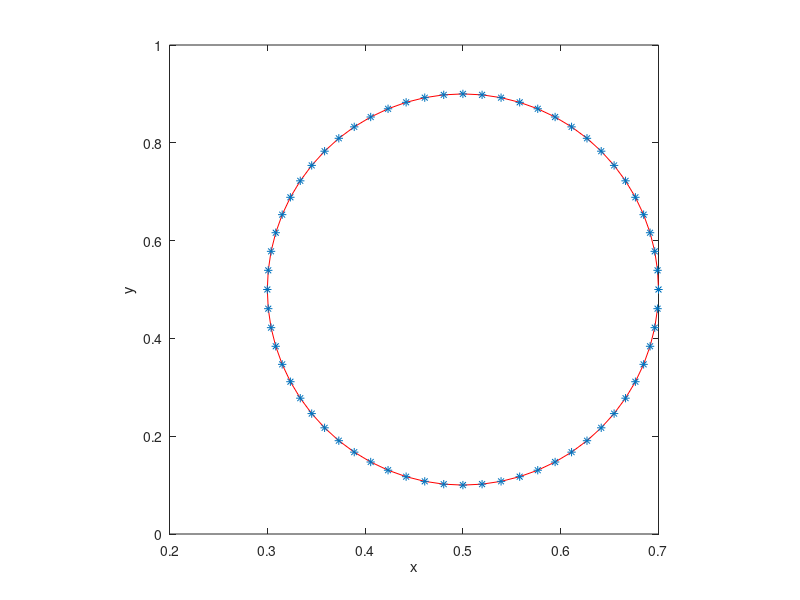

Reproduce this figure in MATLAB.
%-------------------------------------------------------------------------------------------------------------------%
%
% IB2d is an Immersed Boundary Code (IB) for solving fully coupled non-linear 
% 	fluid-structure interaction models. This version of the code is based off of
%	Peskin's Immersed Boundary Method Paper in Acta Numerica, 2002.
%
% Author: Nicholas A. Battista
% Email:  nick.battista@unc.edu
% Date Created: May 27th, 2015
% Institution: UNC-CH
%
% This code is capable of creating Lagrangian Structures using:
% 	1. Springs
% 	2. Beams (*torsional springs)
% 	3. Target Points
%	4. Muscle-Model (combined Force-Length-Velocity model, "HIll+(Length-Tension)")
%
% One is able to update those Lagrangian Structure parameters, e.g., spring constants, resting %%	lengths, etc
% 
% There are a number of built in Examples, mostly used for teaching purposes. 
% 
% If you would like us %to add a specific muscle model, please let Nick (nick.battista@unc.edu) know.
%
%--------------------------------------------------------------------------------------------------------------------%

%%%%%%%%%%%%%%%%%%%%%%%%%%%%%%%%%%%%%%%%%%%%%%%%%%%%%%%%%%%%%%%%%%%%%%%%%%%%%%%%%%%%%%
%
% FUNCTION: creates the RUBBERBAND-EXAMPLE geometry and prints associated input files
%
%%%%%%%%%%%%%%%%%%%%%%%%%%%%%%%%%%%%%%%%%%%%%%%%%%%%%%%%%%%%%%%%%%%%%%%%%%%%%%%%%%%%%%

function Rubberband()

%
% Grid Parameters (MAKE SURE MATCHES IN input2d !!!)
%
Nx =  32;        % # of Eulerian Grid Pts. in x-Direction (MUST BE EVEN!!!)
Ny =  32;        % # of Eulerian Grid Pts. in y-Direction (MUST BE EVEN!!!)
Lx = 1.0;        % Length of Eulerian Grid in x-Direction
Ly = 1.0;        % Length of Eulerian Grid in y-Direction


% Immersed Structure Geometric / Dynamic Parameters %
N = 2*Nx;        % Number of Lagrangian Pts. (2x resolution of Eulerian grid)
a = 0.4;         % Length of semi-major axis.
b = 0.2;         % Length of semi-minor axis.
ds_Rest = 0;     % Resting length of springs
struct_name = 'rubberband'; % Name for .vertex, .spring, etc files.


% Call function to construct geometry
[xLag,yLag] = give_Me_Immsersed_Boundary_Geometry(N,a,b);


% Plot Geometry to test
plot(xLag,yLag,'r-'); hold on;
plot(xLag,yLag,'*'); hold on;
xlabel('x'); ylabel('y');
axis square;


% Prints .vertex file!
print_Lagrangian_Vertices(xLag,yLag,struct_name);


% Prints .spring file!
%k_Spring = 1e7;
%print_Lagrangian_Springs(xLag,yLag,k_Spring,ds_Rest,struct_name);

% Prints .spring file!
k_Spring = 2.5e4;
b_damp = 5.0; 
print_Lagrangian_Damped_Springs(xLag,yLag,k_Spring,ds_Rest,b_damp,struct_name);


% Prints .beam file!
%k_Beam = 0.5; C = 0.0;
%print_Lagrangian_Beams(xLag,yLag,k_Beam,C,struct_name);


% Prints .target file!
%k_Target = 1e7;
%print_Lagrangian_Target_Pts(xLag,k_Target,struct_name);

%%%%%%%%%%%%%%%%%%%%%%%%%%%%%%%%%%%%%%%%%%%%%%%%%%%%%%%%%%%%%%%%%%%%%%%%
%
% FUNCTION: prints VERTEX points to a file called rubberband.vertex
%
%%%%%%%%%%%%%%%%%%%%%%%%%%%%%%%%%%%%%%%%%%%%%%%%%%%%%%%%%%%%%%%%%%%%%%%%

function print_Lagrangian_Vertices(xLag,yLag,struct_name)

    N = length(xLag);

    vertex_fid = fopen([struct_name '.vertex'], 'w');

    fprintf(vertex_fid, '%d\n', N );

    %Loops over all Lagrangian Pts.
    for s = 1:N
        X_v = xLag(s);
        Y_v = yLag(s);
        fprintf(vertex_fid, '%1.16e %1.16e\n', X_v, Y_v);
    end

    fclose(vertex_fid); 
    
%%%%%%%%%%%%%%%%%%%%%%%%%%%%%%%%%%%%%%%%%%%%%%%%%%%%%%%%%%%%%%%%%%%%%%%%
%
% FUNCTION: prints TARGET points to a file called rubberband.vertex
%
%%%%%%%%%%%%%%%%%%%%%%%%%%%%%%%%%%%%%%%%%%%%%%%%%%%%%%%%%%%%%%%%%%%%%%%%

function print_Lagrangian_Target_Pts(xLag,k_Target,struct_name)

    N = length(xLag);

    target_fid = fopen([struct_name '.target'], 'w');

    fprintf(target_fid, '%d\n', N );

    %Loops over all Lagrangian Pts.
    for s = 1:N
        fprintf(target_fid, '%d %1.16e\n', s, k_Target);
    end

    fclose(target_fid); 
    
    
%%%%%%%%%%%%%%%%%%%%%%%%%%%%%%%%%%%%%%%%%%%%%%%%%%%%%%%%%%%%%%%%%%%%%%%%%%%%%%%%%%%%%
%
% FUNCTION: prints BEAM (Torsional Spring) points to a file called rubberband.beam
%
%%%%%%%%%%%%%%%%%%%%%%%%%%%%%%%%%%%%%%%%%%%%%%%%%%%%%%%%%%%%%%%%%%%%%%%%%%%%%%%%%%%%%

function print_Lagrangian_Beams(xLag,yLag,k_Beam,C,struct_name)

    % k_Beam: beam stiffness
    % C: beam curvature
    
    N = length(xLag); % NOTE: Total number of beams = Number of Total Lag Pts. - 2

    beam_fid = fopen([struct_name '.beam'], 'w');

    fprintf(beam_fid, '%d\n', N );

    %spring_force = kappa_spring*ds/(ds^2);

    %BEAMS BETWEEN VERTICES
    for s = 2:N-1
            if  s <= N-1         
                fprintf(beam_fid, '%d %d %d %1.16e %1.16e\n',s-1, s, s+1, k_Beam, C);  
            else
                %Case s=N
                fprintf(beam_fid, '%d %d %d %1.16e %1.16e\n',s-1, s, 1,   k_Beam, C);  
            end
    end
    fclose(beam_fid); 


%%%%%%%%%%%%%%%%%%%%%%%%%%%%%%%%%%%%%%%%%%%%%%%%%%%%%%%%%%%%%%%%%%%%%%%%
%
% FUNCTION: prints SPRING points to a file called rubberband.spring
%
%%%%%%%%%%%%%%%%%%%%%%%%%%%%%%%%%%%%%%%%%%%%%%%%%%%%%%%%%%%%%%%%%%%%%%%%

function print_Lagrangian_Springs(xLag,yLag,k_Spring,ds_Rest,struct_name)

    N = length(xLag);

    spring_fid = fopen([struct_name '.spring'], 'w');

    fprintf(spring_fid, '%d\n', N );

    %spring_force = kappa_spring*ds/(ds^2);

    %SPRINGS BETWEEN VERTICES
    for s = 1:N
            if s < N         
                fprintf(spring_fid, '%d %d %1.16e %1.16e\n', s, s+1, k_Spring, ds_Rest);  
            else
                %Case s=N
                fprintf(spring_fid, '%d %d %1.16e %1.16e\n', s, 1,   k_Spring, ds_Rest);  
            end
    end
    fclose(spring_fid); 
    
    
%%%%%%%%%%%%%%%%%%%%%%%%%%%%%%%%%%%%%%%%%%%%%%%%%%%%%%%%%%%%%%%%%%%%%%%%%%%%%
%
% FUNCTION: prints DAMPED SPRING points to a file called rubberband.d_spring
%
%%%%%%%%%%%%%%%%%%%%%%%%%%%%%%%%%%%%%%%%%%%%%%%%%%%%%%%%%%%%%%%%%%%%%%%%%%%%%

function print_Lagrangian_Damped_Springs(xLag,yLag,k_Spring,ds_Rest,b_damp,struct_name)

    N = length(xLag);

    spring_fid = fopen([struct_name '.d_spring'], 'w');

    fprintf(spring_fid, '%d\n', N );

    %spring_force = kappa_spring*ds/(ds^2);

    %SPRINGS BETWEEN VERTICES
    for s = 1:N
            if s < N         
                fprintf(spring_fid, '%d %d %1.16e %1.16e %1.16e\n', s, s+1, k_Spring, ds_Rest, b_damp);  
            else
                %Case s=N
                fprintf(spring_fid, '%d %d %1.16e %1.16e %1.16e\n', s, 1,   k_Spring, ds_Rest, b_damp);  
            end
    end
    fclose(spring_fid);     
    
    

%%%%%%%%%%%%%%%%%%%%%%%%%%%%%%%%%%%%%%%%%%%%%%%%%%%%%%%%%%%%%%%%%%%%%%%%
%
% FUNCTION: creates the Lagrangian structure geometry
%
%%%%%%%%%%%%%%%%%%%%%%%%%%%%%%%%%%%%%%%%%%%%%%%%%%%%%%%%%%%%%%%%%%%%%%%%

function [xLag,yLag] = give_Me_Immsersed_Boundary_Geometry(N,rmin,rmax)

% The immsersed structure is an ellipse %
t = 2*pi/N;
for i=1:N
    
    xLag(i) = 0.5 + rmax * cos( 2*pi/N*(i-1) );
    yLag(i) = 0.5 + rmin * sin( 2*pi/N*(i-1) );
    
end
